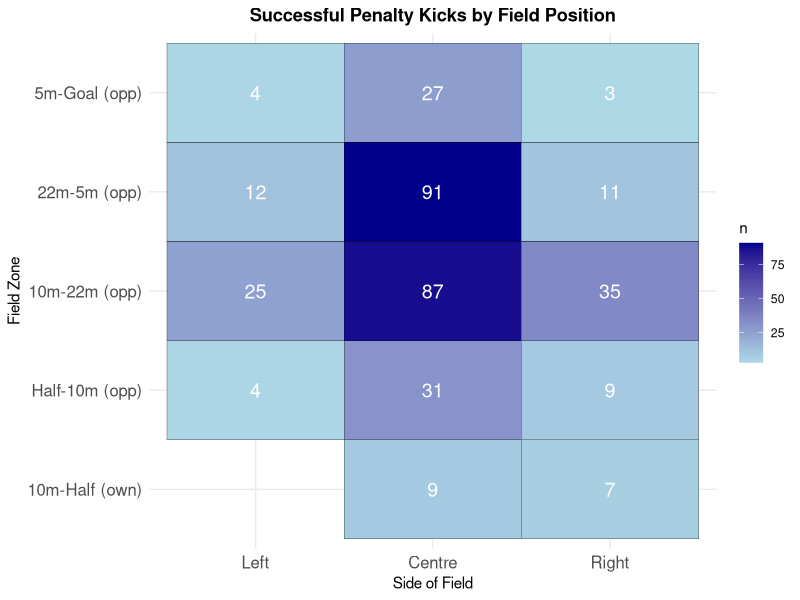
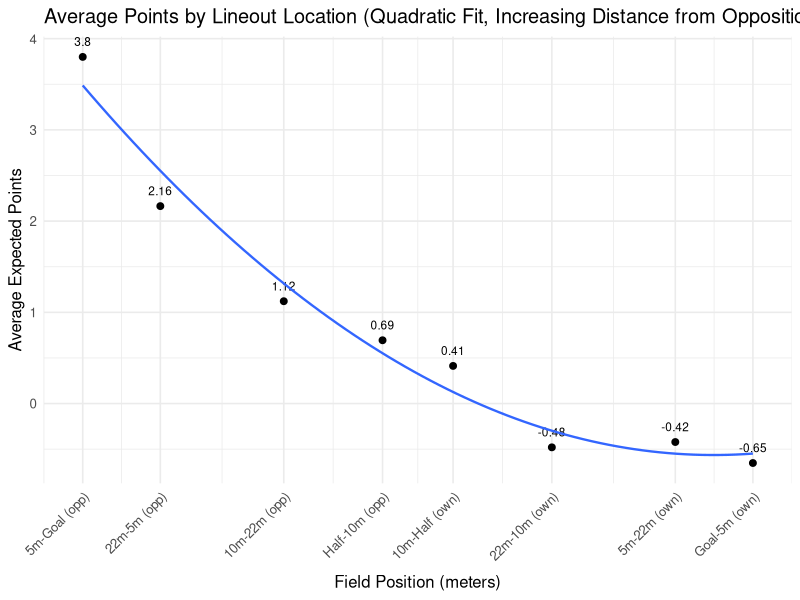
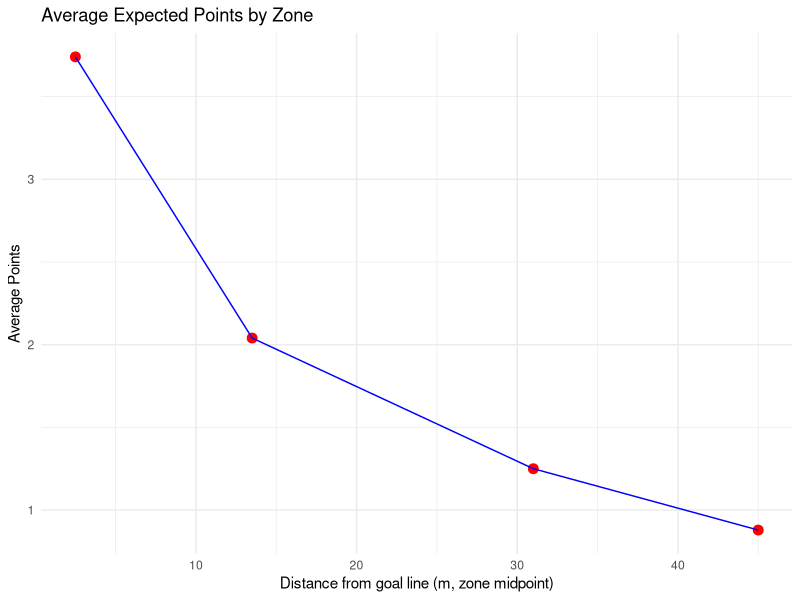
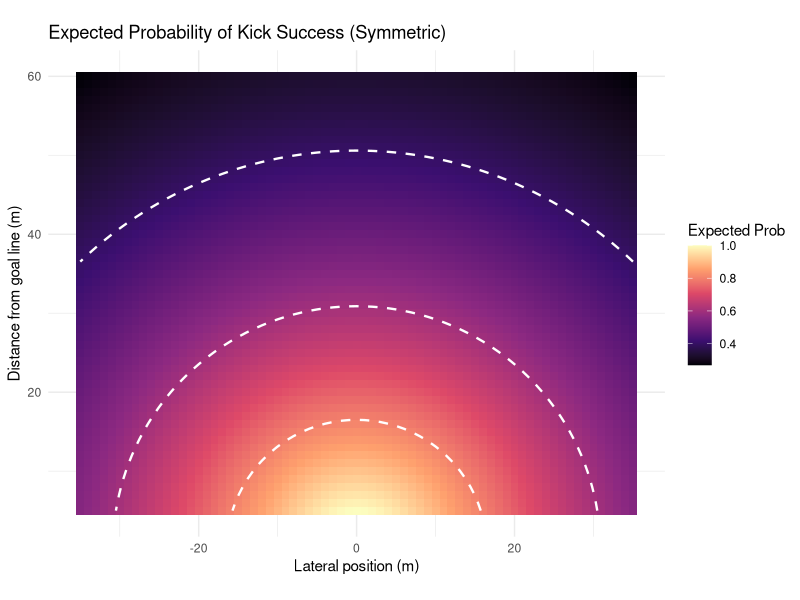
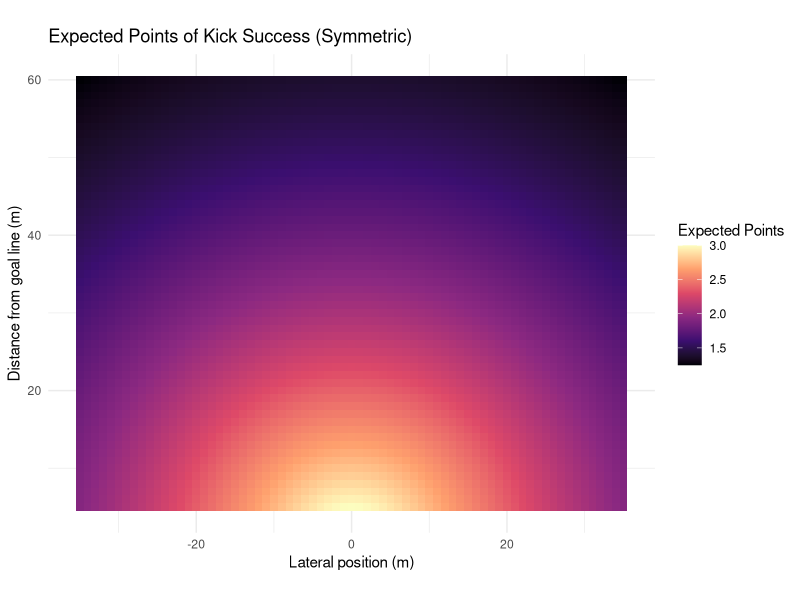
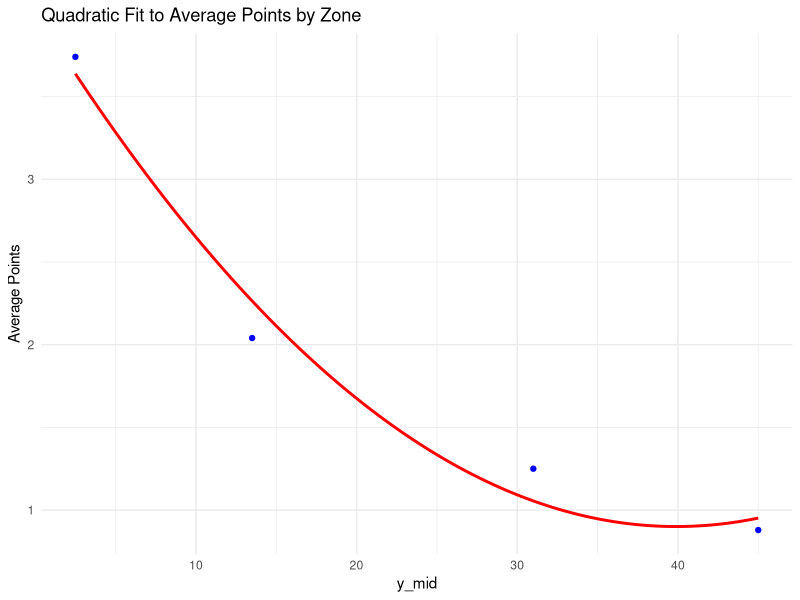
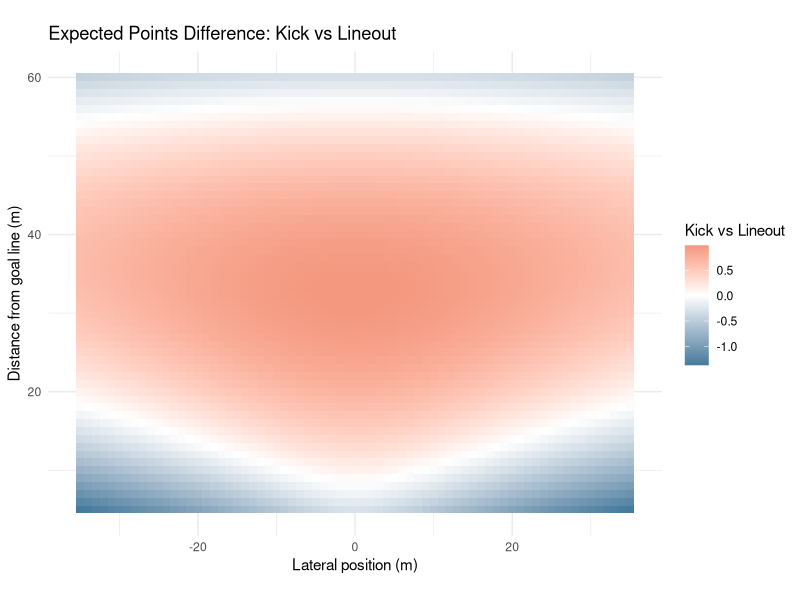
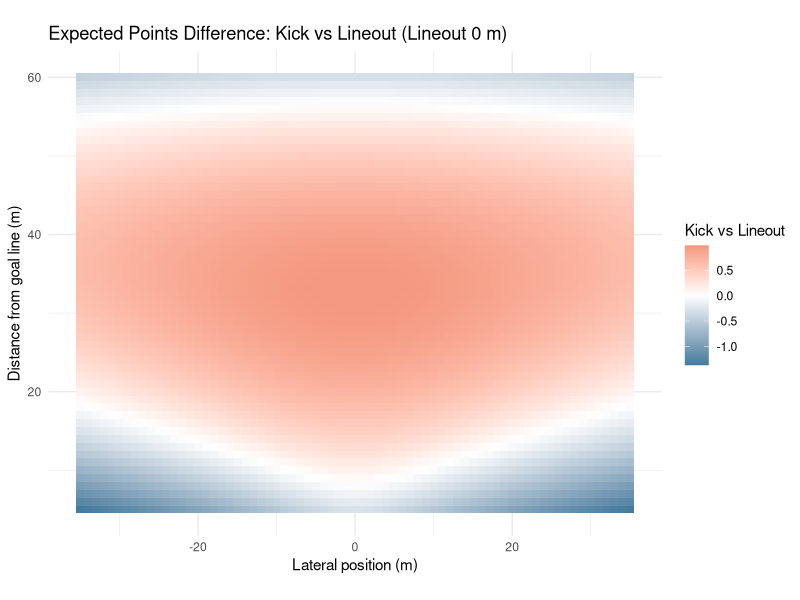

These charts were generated, in order, by the following R code:
##################
### REFERENCES ###
##################

## Links to Article
# https://www.data-ruck.com/blog/predicting-kicks-outcome/
# https://journals.sagepub.com/doi/10.1177/22150218251365220

## Data Download Link
# https://zenodo.org/api/records/13851563/files-archive

# Goal Kicking Data
# https://www.sciencedirect.com/science/article/pii/S1440244014000255


################
### PACKAGES ###
################

# install.packages("patchwork")
library(patchwork)

# install.packages("stringr")
library(stringr)

# install.packages("tidyverse")
library(tidyverse)

# install.packages("dplyr")
library(dplyr)

#################
### DATA LOAD ###
#################

# run from project directory (or within .Rproj)
phase_data = read_csv("data/phase_2018-19.csv")
# preview data
head(phase_data)

########################
### DATA EXPLORATION ###
#######################

# location where the phase began, determined determined by the metre lines dividing the pitch
unique(phase_data$Location)

# period between subsequent rucks
unique(phase_data$Phase)

# location on the pitch where the phase began, determined by the lineout lines dividing the pitch
unique(phase_data$Side)

# how did the play start?
unique(phase_data$Play_Start)

# upon scoring, the event was assigned to all phases since the previous scoring event
unique(phase_data$Outcome)

# points difference (I'm assuming for whoever has possession of the ball)
## oftentimes this is from perspective of the home team, but if it flips back and forth w/ possession then you're right
unique(phase_data$Points_Difference)

# remove instances when cards occur
phase_data <- phase_data %>%
  filter(
    Red_Cards_Own == 0,
    Red_Cards_Opp == 0,
    Yellow_Cards_Own == 0,
    Yellow_Cards_Opp == 0
  ) %>%
  select(-Red_Cards_Own, -Red_Cards_Opp, -Yellow_Cards_Own, -Yellow_Cards_Opp)

# get restarts
restarts <- phase_data %>%
  filter(Play_Start == "Restart Kick", Phase ==1)

# list of unique restart locations
unique(restarts$Location)

# successfulpenalty kicks and locations
successful_penalty_kicks <- phase_data %>%
  arrange(ID) %>% 
  mutate(
    prev_location = lag(Location),          # previous play location
    prev_team = lag(Team_In_Poss),          # previous team in possession
    prev_side = lag(Side),                  # previous side
    score_change = Points_Difference - lag(Points_Difference),
    
    # flip certain "own" zones to "opp"
    prev_location = case_when(
      prev_location == "Goal-5m (own)"   ~ "5m-Goal (opp)",
      prev_location == "5m-22m (own)"    ~ "22m-5m (opp)",
      prev_location == "22m-10m (own)"   ~ "10m-22m (opp)",
      TRUE ~ prev_location
    )
  ) %>%
  # isolate for 3-point scores
  filter(
    abs(score_change) == 3
  ) %>%
  select(ID, Round, Home, Away, Location, prev_location, prev_team, prev_side, Points_Difference, Outcome)
# preview data
print(successful_penalty_kicks)


# mapping successful penalty kicks

zone_levels <- c("Goal-5m (own)", "5m-22m (own)", "22m-10m (own)", "10m-Half (own)",
                 "Half-10m (opp)", "10m-22m (opp)", "22m-5m (opp)", "5m-Goal (opp)")

successful_penalty_kicks <- successful_penalty_kicks %>%
  mutate(
    prev_location = factor(prev_location, levels = zone_levels),
    prev_side = factor(prev_side, levels = c("Left", "Centre", "Right"))
  )

field_counts <- successful_penalty_kicks %>%
  count(prev_location, prev_side)

p1 <- ggplot(field_counts, aes(x = prev_side, y = prev_location, fill = n)) +
  geom_tile(color = "black") +
  geom_text(aes(label = n), color = "white", size = 5) +
  scale_fill_gradient(low = "lightblue", high = "darkblue") +
  labs(title = "Successful Penalty Kicks by Field Position",
       x = "Side of Field",
       y = "Field Zone") +
  theme_minimal() +
  theme(
    axis.text.x = element_text(size = 12),
    axis.text.y = element_text(size = 12),
    plot.title = element_text(hjust = 0.5, face = "bold")
  )

ggsave("plots/penalty_kicks_by_position.png", p1, width = 10, height = 8, dpi = 300)

# expected points of lineout in different locations

phase_data <- phase_data %>%
  mutate(
    # extract signed numbers inside parentheses: (+3), (-3), etc.
    points = str_extract(Outcome, "[-+]?\\d+") %>% as.numeric(),
    
    # handle cases with no number (e.g. "no score", turnovers)
    points = ifelse(is.na(points), 0, points)
  )

zones <- c(
  "5m-Goal (opp)",
  "22m-5m (opp)",
  "10m-22m (opp)",
  "Half-10m (opp)",
  "10m-Half (own)",
  "22m-10m (own)",
  "5m-22m (own)",
  "Goal-5m (own)"
)

lineouts_clean <- phase_data %>%
  filter(
    Play_Start == "Lineout",
    Location %in% zones,
    Phase == 1
  ) %>%
  arrange(Round, Home, Away, Team_In_Poss, desc(Seconds_Remaining)) %>%
  group_by(Round, Home, Away, Team_In_Poss, Points_Difference, Outcome) %>%
  mutate(time_gap = lag(Seconds_Remaining) - Seconds_Remaining,
         too_close = !is.na(time_gap) & time_gap < 200) %>%
  slice_head(n = 1) %>%
  ungroup()

expected_points_by_zone <- lineouts_clean %>%
  group_by(Location) %>%
  summarise(
    n_phases = n(),
    avg_points = mean(points, na.rm = TRUE),
    total_points = sum(points, na.rm = TRUE),
    .groups = "drop"
)

print(expected_points_by_zone)

# Expected Points of Lineout All Areas of the pitch

zones_order <- c(
  "5m-Goal (opp)",
  "22m-5m (opp)",
  "10m-22m (opp)",
  "Half-10m (opp)",
  "10m-Half (own)",
  "22m-10m (own)",
  "5m-22m (own)",
  "Goal-5m (own)"
)

expected_points_by_zone <- lineouts_clean %>%
  group_by(Location) %>%
  summarise(
    n_phases = n(),
    avg_points = mean(points, na.rm = TRUE),
    total_points = sum(points, na.rm = TRUE),
    .groups = "drop"
  ) %>%
  mutate(Location = factor(Location, levels = zones_order)) %>%
  arrange(Location)

# Print Table
print(expected_points_by_zone)

# Plot of Meteres vs Expected Points of Lineout

zone_meters <- c(2.5, 13.5, 31, 45, 55, 69, 86.5, 97.5)

expected_points_by_zone$Location <- factor(expected_points_by_zone$Location, levels = zones_order)
expected_points_by_zone$meter_x <- zone_meters[match(as.character(expected_points_by_zone$Location), zones_order)]

lineout_plot <- ggplot(expected_points_by_zone, aes(x = meter_x, y = avg_points)) +
  geom_point(size = 2) +
  geom_text(aes(label = round(avg_points, 2)), vjust = -1.2, size = 3, check_overlap = TRUE) +
  geom_smooth(method = "lm", formula = y ~ poly(x, 2), se = FALSE, linewidth = 0.8) +
  scale_x_continuous(
    breaks = zone_meters,
    labels = zones_order,
    expand = expansion(add = c(3, 3)),
    limits = c(0, 100)  # ensures full field range
  ) +
  labs(
    title = "Average Points by Lineout Location (Quadratic Fit, Increasing Distance from Opposition Goal Line)",
    x = "Field Position (meters)",
    y = "Average Expected Points"
  ) +
  theme_minimal(base_size = 12) +
  theme(
    axis.text.x = element_text(angle = 45, hjust = 1),
    axis.title.x = element_text(margin = margin(t = 8))
  )

ggsave("plots/lineout_plot.png", lineout_plot, width = 10, height = 6, dpi = 300)

df <- tibble::tibble(
  y_mid = c(31, 13.5, 2.5, 45),
  avg_points = c(1.25, 2.04, 3.74, 0.879)
)

p2 <- ggplot(df, aes(x = y_mid, y = avg_points)) +
  geom_point(size = 3, color = "red") +
  geom_line(group = 1, color = "blue") +
  labs(
    title = "Average Expected Points by Zone",
    x = "Distance from goal line (m, zone midpoint)",
    y = "Average Points"
  ) +
  theme_minimal()

ggsave("plots/expected_points_by_zone.png", p2, width = 10, height = 6, dpi = 300)


# coefficients from logistic regression (REPLICATE THIS)
beta_angle <- 0.45
beta_distance <- -0.022
intercept <- -1.78

x_vals <- seq(-35, 35, by = 1)
y_vals <- seq(5, 60, by = 1)
grid <- expand.grid(x = x_vals, y = y_vals)

# SET THIS AS DEFAULT VALUE, CORRECT IF NOT SO
post_half_width <- 2.81

# logistic function
logit_prob <- function(angle, distance) {
  1 / (1 + exp(-(beta_angle * angle + beta_distance * distance + intercept)))
}

compute_expected_points <- function(x, y, post_half_width = 2.81) {
  # positions of the posts along the x-axis
  left_post_x  <- -post_half_width
  right_post_x <-  post_half_width
  
  # distances to the posts from kicker at (x, y)
  angle_left  <- atan2(x + left_post_x, y)
  angle_right <- atan2(x - right_post_x, y)
  
  # angular width of target
  angle <- angle_right - angle_left
  
  # logistic probability
  distance <- sqrt(x^2 + y^2)
  prob_raw <- logit_prob(angle, distance)
  
  prob_raw
}

grid <- grid %>%
  mutate(
    prob_raw_pos = compute_expected_points(x, y),
    prob_raw_neg = compute_expected_points(-x, y),  # mirror kicker position
    prob_raw_max = pmax(prob_raw_pos, prob_raw_neg)
  ) %>%
  mutate(
    prob = prob_raw_max / max(prob_raw_max),
    expected_points = prob * 3 + (1-prob)*0.604    # 0.46 obtained from expected points following a 22 meter drop out
  )


# plot symmetric heatmap
thresholds <- c(0.8, 0.6, 0.4, 0.2)

p3 <- ggplot(grid, aes(x = x, y = y, fill = prob)) +
  geom_tile() +
  geom_contour(aes(z = prob),
               breaks = thresholds,
               color = "white",
               linewidth = 0.8,
               linetype = "dashed") +
  scale_fill_viridis_c(option = "magma", name = "Expected Prob") +
  coord_fixed() +
  labs(
    title = "Expected Probability of Kick Success (Symmetric)",
    x = "Lateral position (m)",
    y = "Distance from goal line (m)"
  ) +
  theme_minimal()

ggsave("plots/kick_success_probability.png", p3, width = 12, height = 10, dpi = 300)

p4 <- ggplot(grid, aes(x = x, y = y, fill = expected_points)) +
  geom_tile() +
  scale_fill_viridis_c(option = "magma", name = "Expected Points") +
  coord_fixed() +
  labs(
    title = "Expected Points of Kick Success (Symmetric)",
    x = "Lateral position (m)",
    y = "Distance from goal line (m)"
  ) +
  theme_minimal()

ggsave("plots/expected_points_heatmap.png", p4, width = 12, height = 10, dpi = 300)



# Expected Points after Penalty miss (drop kick from opposition 22m)

all_restarts <- restarts

head(all_restarts)
table(all_restarts$Location)

# Need to Remove All Restarts After Tries and Penalties

restarts_not_after_score <- phase_data %>%
  mutate(
    prev_ID = lag(ID),
    prev_Points = lag(Points_Difference),
    prev_Play = lag(Play_Start),
    prev_Team_In_Poss = lag(Team_In_Poss)
  ) %>%
  filter(
    Phase == 1,
    Play_Start == "Restart Kick",
    !is.na(prev_ID),
    abs(Points_Difference - prev_Points) == 0,
    Seconds_Remaining < 4795,
    !between(Seconds_Remaining, 2390, 2400)
  )



head(restarts_not_after_score)
table(restarts_not_after_score$Location)


# Filtering out unreasonable locations

avg_points_by_location_restarts <- restarts_not_after_score %>%
  group_by(Location) %>%
  summarise(
    n = n(),
    avg_expected_points = mean(points, na.rm = TRUE)
  ) %>%
  arrange(desc(avg_expected_points))

print(avg_points_by_location_restarts)

overall_avg_points_restarts <- restarts_not_after_score %>%
  summarise(overall_avg_expected_points = mean(points, na.rm = TRUE))

print(overall_avg_points_restarts)


# lineout expected points

expected_points_by_zone <- tibble(
  Location = c("10m-22m (opp)", "22m-5m (opp)", "5m-Goal (opp)", "Half-10m (opp)"),
  y_mid = c(31, 13.5, 2.5, 45),
  avg_points = c(1.25, 2.04, 3.74, 0.879)
)

# fit quadratic function
quad_fit <- lm(avg_points ~ poly(y_mid, 2, raw = TRUE), data = expected_points_by_zone)

y_dense <- seq(min(expected_points_by_zone$y_mid),
               max(expected_points_by_zone$y_mid), length.out = 500)

fitted_dense <- predict(quad_fit, newdata = data.frame(y_mid = y_dense))

p5 <- ggplot() +
  geom_point(data = expected_points_by_zone, aes(x = y_mid, y = avg_points), color = "blue") +
  geom_line(aes(x = y_dense, y = fitted_dense), color = "red", linewidth = 1) +
  labs(title = "Quadratic Fit to Average Points by Zone",
       x = "y_mid",
       y = "Average Points") +
  theme_minimal()

ggsave("plots/quadratic_fit.png", p5, width = 10, height = 6, dpi = 300)

interpolate_quad <- function(x) {
  predict(quad_fit, newdata = data.frame(y_mid = x))
}

grid <- grid %>%
  mutate(
    avg_points_interp = interpolate_quad(y),
    point_diff = expected_points - avg_points_interp
  )

# graph of if the lineout takes place at the same distance from goal as kick
p6 <- ggplot(grid, aes(x = x, y = y, fill = point_diff)) +
  geom_tile() +
  scale_fill_gradient2(
    low = "#457B9D",    # darker blue for negative
    mid = "white",       # zero
    high = "#E76F51",   # darker orange/red for positive
    midpoint = 0,
    name = "Kick vs Lineout"
  ) +
  coord_fixed() +
  labs(
    title = "Expected Points Difference: Kick vs Lineout",
    x = "Lateral position (m)",
    y = "Distance from goal line (m)"
  ) +
  theme_minimal()

ggsave("plots/kick_vs_lineout_comparison.png", p6, width = 12, height = 10, dpi = 300)

# with a y shift

y_shifts <- c(0, -5, -10, -15, -20)

plots <- lapply(y_shifts, function(shift) {
  
  grid_shifted <- grid %>%
    mutate(
      avg_points_interp = pmin(interpolate_quad(y + shift), 3.74),  # cap at 3.74
      point_diff = expected_points - avg_points_interp
    )
  
  p <- ggplot(grid_shifted, aes(x = x, y = y, fill = point_diff)) +
    geom_tile() +
    scale_fill_gradient2(
      low = "#457B9D",    # darker blue for negative
      mid = "white",       # zero
      high = "#E76F51",   # darker orange/red for positive
      midpoint = 0,
      name = "Kick vs Lineout"
    ) +
    coord_fixed() +
    labs(
      title = paste("Expected Points Difference: Kick vs Lineout (Lineout", shift, "m)"),
      x = "Lateral position (m)",
      y = "Distance from goal line (m)"
    ) +
    theme_minimal()
  
  # Save each plot
  filename <- paste0("plots/kick_vs_lineout_shift_", abs(shift), "m.png")
  ggsave(filename, p, width = 12, height = 10, dpi = 300)
  
  p
})
